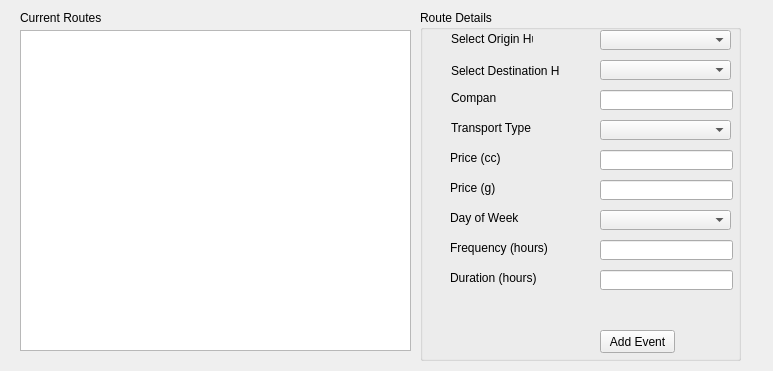
<?xml version="1.0" encoding="UTF-8"?>
<ui version="4.0">
 <class>TransportCostUpdate</class>
 <widget class="QWidget" name="TransportCostUpdate">
  <property name="geometry">
   <rect>
    <x>0</x>
    <y>0</y>
    <width>773</width>
    <height>371</height>
   </rect>
  </property>
  <property name="windowTitle">
   <string>Routes</string>
  </property>
  <widget class="QListView" name="lv_availableRoutes">
   <property name="geometry">
    <rect>
     <x>20</x>
     <y>30</y>
     <width>391</width>
     <height>321</height>
    </rect>
   </property>
  </widget>
  <widget class="QLabel" name="label">
   <property name="geometry">
    <rect>
     <x>20</x>
     <y>10</y>
     <width>91</width>
     <height>16</height>
    </rect>
   </property>
   <property name="text">
    <string>Current Routes</string>
   </property>
  </widget>
  <widget class="QGroupBox" name="groupBox">
   <property name="geometry">
    <rect>
     <x>420</x>
     <y>10</y>
     <width>321</width>
     <height>351</height>
    </rect>
   </property>
   <property name="title">
    <string>Route Details</string>
   </property>
   <widget class="QComboBox" name="cb_Origin">
    <property name="geometry">
     <rect>
      <x>180</x>
      <y>20</y>
      <width>131</width>
      <height>20</height>
     </rect>
    </property>
   </widget>
   <widget class="QLabel" name="label_2">
    <property name="geometry">
     <rect>
      <x>31</x>
      <y>21</y>
      <width>82</width>
      <height>16</height>
     </rect>
    </property>
    <property name="text">
     <string>Select Origin Hub</string>
    </property>
   </widget>
   <widget class="QComboBox" name="cb_Destination">
    <property name="geometry">
     <rect>
      <x>180</x>
      <y>50</y>
      <width>131</width>
      <height>20</height>
     </rect>
    </property>
   </widget>
   <widget class="QLabel" name="label_3">
    <property name="geometry">
     <rect>
      <x>31</x>
      <y>53</y>
      <width>108</width>
      <height>16</height>
     </rect>
    </property>
    <property name="text">
     <string>Select Destination Hub</string>
    </property>
   </widget>
   <widget class="QLabel" name="label_4">
    <property name="geometry">
     <rect>
      <x>31</x>
      <y>80</y>
      <width>45</width>
      <height>16</height>
     </rect>
    </property>
    <property name="text">
     <string>Company</string>
    </property>
   </widget>
   <widget class="QLabel" name="label_5">
    <property name="geometry">
     <rect>
      <x>31</x>
      <y>110</y>
      <width>81</width>
      <height>16</height>
     </rect>
    </property>
    <property name="text">
     <string>Transport Type</string>
    </property>
   </widget>
   <widget class="QComboBox" name="cb_TransportType">
    <property name="geometry">
     <rect>
      <x>180</x>
      <y>110</y>
      <width>131</width>
      <height>20</height>
     </rect>
    </property>
   </widget>
   <widget class="QLineEdit" name="tb_PriceCC">
    <property name="geometry">
     <rect>
      <x>180</x>
      <y>170</y>
      <width>133</width>
      <height>20</height>
     </rect>
    </property>
   </widget>
   <widget class="QLabel" name="label_6">
    <property name="geometry">
     <rect>
      <x>30</x>
      <y>170</y>
      <width>58</width>
      <height>16</height>
     </rect>
    </property>
    <property name="text">
     <string>Price (g)</string>
    </property>
   </widget>
   <widget class="QLabel" name="label_7">
    <property name="geometry">
     <rect>
      <x>30</x>
      <y>260</y>
      <width>111</width>
      <height>16</height>
     </rect>
    </property>
    <property name="text">
     <string>Duration (hours)</string>
    </property>
   </widget>
   <widget class="QLabel" name="label_8">
    <property name="geometry">
     <rect>
      <x>30</x>
      <y>230</y>
      <width>111</width>
      <height>16</height>
     </rect>
    </property>
    <property name="text">
     <string>Frequency (hours)</string>
    </property>
   </widget>
   <widget class="QPushButton" name="bt_AddEvent">
    <property name="geometry">
     <rect>
      <x>180</x>
      <y>320</y>
      <width>75</width>
      <height>23</height>
     </rect>
    </property>
    <property name="text">
     <string>Add Event</string>
    </property>
   </widget>
   <widget class="QLineEdit" name="tb_PriceG">
    <property name="geometry">
     <rect>
      <x>180</x>
      <y>140</y>
      <width>133</width>
      <height>20</height>
     </rect>
    </property>
   </widget>
   <widget class="QLabel" name="label_9">
    <property name="geometry">
     <rect>
      <x>30</x>
      <y>140</y>
      <width>58</width>
      <height>16</height>
     </rect>
    </property>
    <property name="text">
     <string>Price (cc)</string>
    </property>
   </widget>
   <widget class="QLabel" name="label_10">
    <property name="geometry">
     <rect>
      <x>30</x>
      <y>200</y>
      <width>71</width>
      <height>16</height>
     </rect>
    </property>
    <property name="text">
     <string>Day of Week</string>
    </property>
   </widget>
   <widget class="QComboBox" name="cb_DayOfWeek">
    <property name="geometry">
     <rect>
      <x>180</x>
      <y>200</y>
      <width>131</width>
      <height>20</height>
     </rect>
    </property>
   </widget>
   <widget class="QLineEdit" name="tb_Frequency">
    <property name="geometry">
     <rect>
      <x>180</x>
      <y>230</y>
      <width>133</width>
      <height>20</height>
     </rect>
    </property>
   </widget>
   <widget class="QLineEdit" name="tb_Duration">
    <property name="geometry">
     <rect>
      <x>180</x>
      <y>260</y>
      <width>133</width>
      <height>20</height>
     </rect>
    </property>
   </widget>
   <widget class="QLineEdit" name="tb_Company">
    <property name="geometry">
     <rect>
      <x>180</x>
      <y>80</y>
      <width>133</width>
      <height>20</height>
     </rect>
    </property>
   </widget>
   <widget class="QLabel" name="errorLabel">
    <property name="geometry">
     <rect>
      <x>30</x>
      <y>290</y>
      <width>281</width>
      <height>20</height>
     </rect>
    </property>
    <property name="text">
     <string/>
    </property>
   </widget>
  </widget>
 </widget>
 <resources/>
 <connections/>
</ui>
